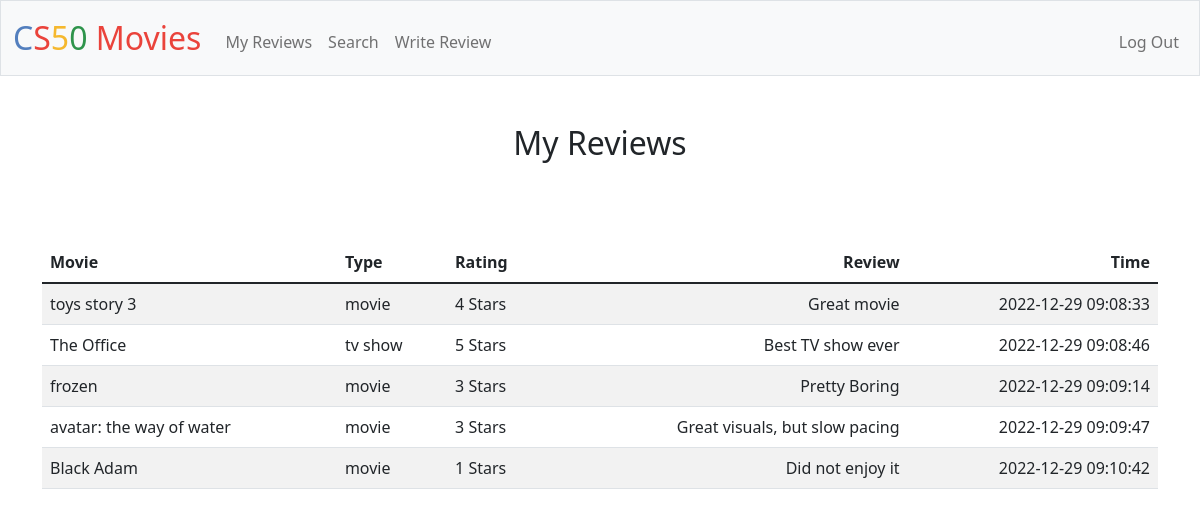
The page / (signed in) on the database its author committed.
### tables this page shows
CREATE TABLE movies (id INTEGER PRIMARY KEY AUTOINCREMENT NOT NULL, title TEXT NOT NULL,            type TEXT NOT NULL, ratings INTEGER NOT NULL, avg_rating REAL NOT NULL);

CREATE TABLE reviews (id INTEGER PRIMARY KEY AUTOINCREMENT NOT NULL, user_id NUMERIC NOT NULL,            movie_id NUMERIC NOT NULL, rating INTEGER NOT NULL, review TEXT NOT NULL, time TEXT NOT NULL,            FOREIGN KEY (user_id) REFERENCES users(id), FOREIGN KEY (movie_id) REFERENCES movies(id));

### app.py (the view)
@app.route("/")
@login_required
def index():
    return reviews()

### app.py (called while the page is built)
@app.after_request
def after_request(response):
    response.headers["Cache-Control"] = "no-cache, no-store, must-revalidate"
    response.headers["Expires"] = 0
    response.headers["Pragma"] = "no-cache"
    return response

@app.route("/reviews")
@login_required
def reviews():
    id_to_movie = dict()
    rows = db.execute("SELECT * FROM reviews WHERE user_id=?", session["user_id"])
    movie_rows = db.execute("SELECT * FROM movies")
    for i in range(len(movie_rows)):
        id_to_movie[movie_rows[i]["id"]] = [movie_rows[i]["title"], movie_rows[i]["type"]]
    return render_template("reviews.html", rows=rows, dict=id_to_movie)

### helpers.py (called while the page is built)
def login_required(f):
    @wraps(f)
    def decorated_function(*args, **kwargs):
        if session.get("user_id") is None:
            return redirect("/login")
        return f(*args, **kwargs)
    return decorated_function

### templates/reviews.html (shortened to what this page needs)
{% extends "layout.html" %}
{% block main %}
    <h2>My Reviews</h2>
    <br>
    <main class="container py-5 text-center">
        {% if not rows %}
            <h3>No Reviews Yet</h3>
        {% else %}
            <table class="table table-striped">
                <thead>
                    <tr>
                        <th class="text-start">Movie</th>
                        <th class="text-start">Type</th>
                        <th class="text-start">Rating</th>
                        <th class="text-end">Review</th>
                        <th class="text-end">Time</th>
                    </tr>
                </thead>
                <tbody>
                    {% for row in rows %}
                    <tr>
                        <td class="text-start">{{ dict[row["movie_id"]][0] }}</td>
                        <td class="text-start">{{ dict[row["movie_id"]][1] }}</td>
                        <td class="text-start">{{ row["rating"] }} Stars</td>
                        <td class="text-end">{{ row["review"] }}</td>
                        <td class="text-end">{{ row["time"] }}</td>
                    </tr>
                    {% endfor %}
                </tbody>
            </table>
        {% endif %}
    </main>
{% endblock %}

### rows shown on the page
reviews: rating "4", review "Great movie", time "2022-12-29 09:08:33"
movies: title "toys story 3", type "movie"
reviews: rating "5", review "Best TV show ever", time "2022-12-29 09:08:46"
movies: title "The Office", type "tv show"
reviews: rating "3", review "Pretty Boring", time "2022-12-29 09:09:14"
movies: title "frozen", type "movie"
reviews: rating "3", review "Great visuals, but slow pacing", time "2022-12-29 09:09:47"
movies: title "avatar: the way of water", type "movie"
reviews: rating "1", review "Did not enjoy it", time "2022-12-29 09:10:42"
movies: title "Black Adam", type "movie"
